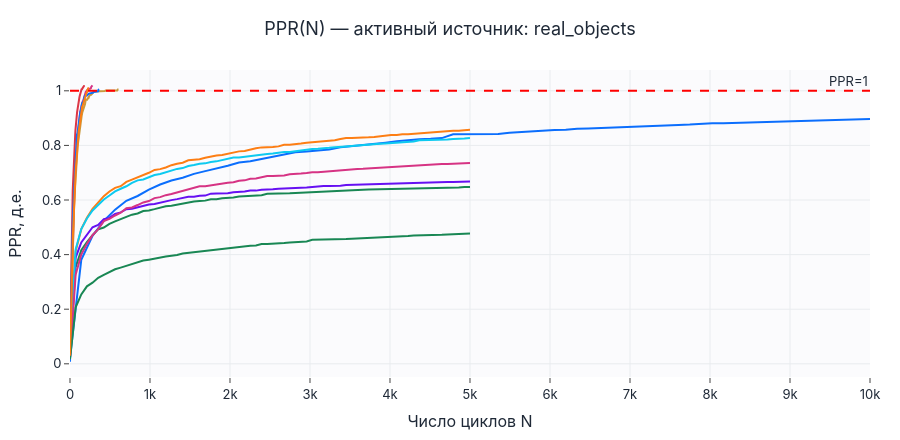

The code cell stored with this chart in its notebook:
### Markdown cell above
## Шаг 4. Кривые PPR(N) активного датасета

### Code cell
import plotly.graph_objects as go
from liquefaction_ai.viz import save_figure

r_obs = population["r_obs"]; cyc = population["cycles"]; vmask = population["valid_mask"]
rng = np.random.default_rng(loaded_config.seed)
idx = rng.choice(len(meta), size=min(12, len(meta)), replace=False)
fig = go.Figure()
for i in idx:
    m = vmask[i] > 0
    fig.add_trace(go.Scatter(x=cyc[i][m], y=r_obs[i][m], mode="lines", showlegend=False,
                             hovertemplate="N=%{x:.0f}, PPR=%{y:.2f}<extra></extra>"))
fig.add_hline(y=1.0, line_dash="dash", line_color="red", annotation_text="PPR=1")
fig.update_layout(title=f"PPR(N) — активный источник: {SOURCE}",
                  xaxis_title="Число циклов N", yaxis_title="PPR, д.е.", height=440)
if SAVE_FIGS:
    save_figure(fig, f"1_0_active_dataset_{SOURCE}")
fig.show()
